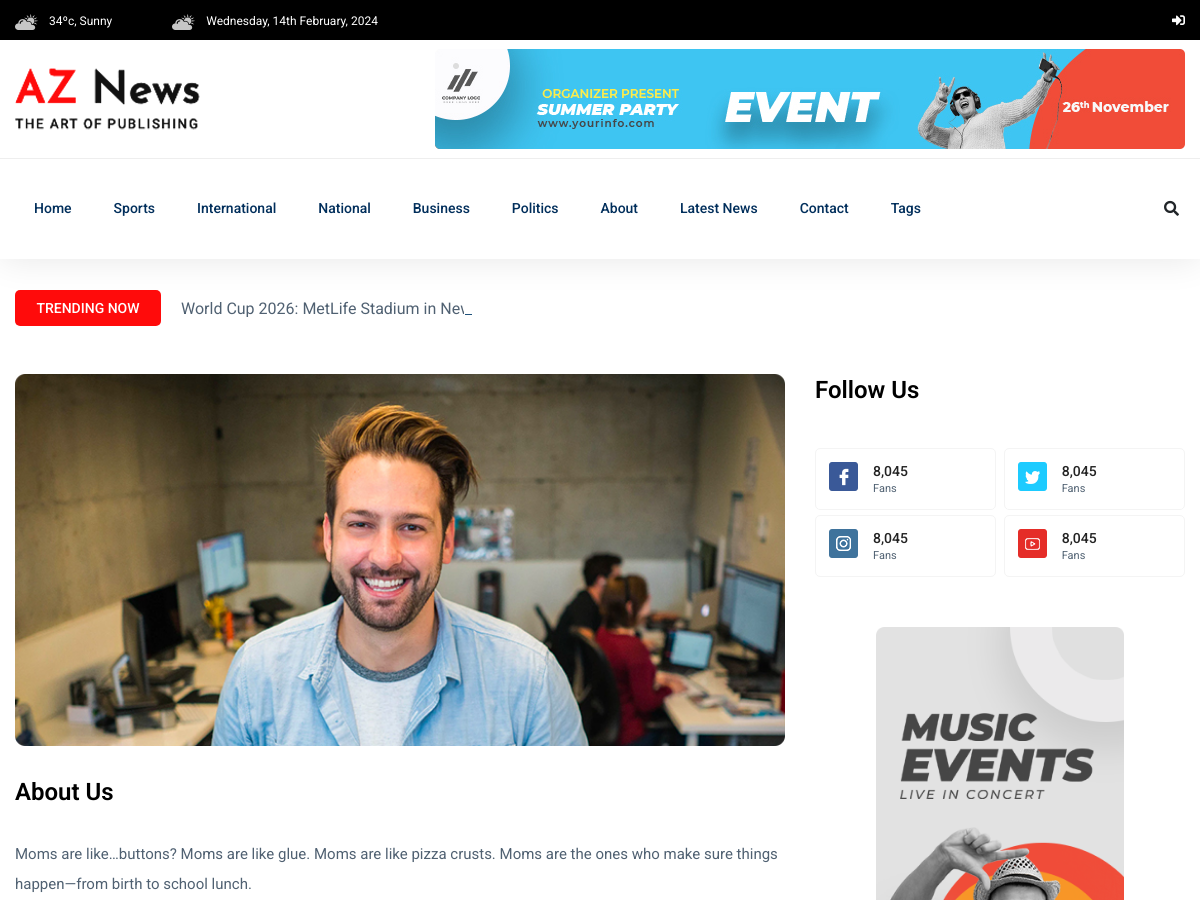
Page /about/ (upper part) on the earlier database version.
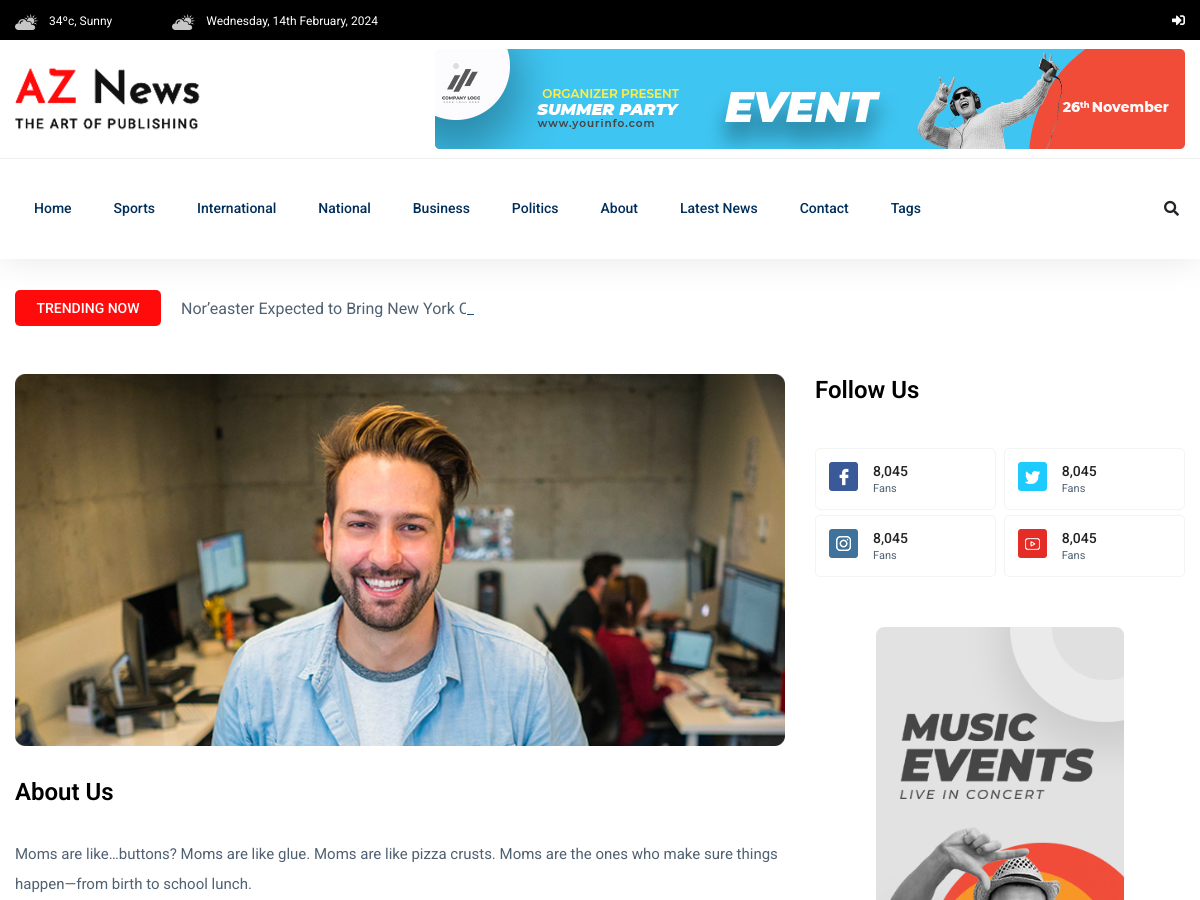
Same page on the later database version.
### newspaper/models.py (models this page shows, shortened)
class TimeStampModel(models.Model):
    created_at = models.DateTimeField(auto_now_add = True)
    updated_at = models.DateTimeField(auto_now = True)
    class Meta:
        abstract = True # Do not create table for this model

class Category(TimeStampModel):
    name = models.CharField(max_length = 20)

class Post(models.Model):
    STATUS_CHOICES = [
        ("active", "Active"),
        ("inactive", "Inactive"),
    ]
    title = models.CharField(max_length = 200)
    content = models.TextField()
    featured_image = models.ImageField(upload_to = "post_images/%Y/%m/%d", blank = False)
    author = models.ForeignKey("auth.User", on_delete = models.CASCADE)
    published_at = models.DateTimeField(null = True, blank = True)
    status = models.CharField(max_length = 20, choices = STATUS_CHOICES, default = "active")
    views_count = models.PositiveBigIntegerField(default = 0)
    created_at = models.DateTimeField(auto_now_add = True)
    updated_at = models.DateTimeField(auto_now = True)
    category = models.ForeignKey(Category, on_delete = models.CASCADE)
    tag = models.ManyToManyField(Tag)

### newspaper/views.py (the view)
# urls.py: path("about/", views.AboutView.as_view(), name="about"),
class AboutView(TemplateView):
    template_name = "aznews/about.html"

### newspaper/navigation.py (called while the page is built)
def navigation(request):
    categories = Category.objects.all()[:5]
    tags = Tag.objects.all()[:10]
    trending_posts = Post.objects.filter(
        status="active", published_at__isnull=False
    ).order_by("-published_at", "-views_count")[:5]
    return {
        "tags": tags,
        "categories": categories,
        "trending_posts": trending_posts,
    }

### templates/aznews/about.html (shortened to what the changed rows need)
{% extends "aznews/base.html" %}
{% load static %}
{% block content %}
    <main>
        <div class="about-area">
            <div class="container">
                {% include "aznews/main/trending/trending_title.html" %}
            </div>
        </div>
    </main>
{% endblock content %}

### templates/aznews/header/header.html (shortened to what the changed rows need)
{% load static %}
<header>
    <div class="header-area">
        <div class="main-header ">
            <div class="header-bottom header-sticky">
                <div class="container">
                    <div class="row align-items-center">
                        <div class="col-xl-10 col-lg-10 col-md-12 header-flex">
                            <div class="main-menu d-none d-md-block">
                                <nav>
                                    <ul id="navigation">
                                        {% for category in categories %}
                                            <li>
                                                <a href="{% url 'post-by-category' category.pk %}">{{ category.name }}</a>
                                            </li>
                                        {% endfor %}
                                    </ul>
                                </nav>
                            </div>
                        </div>
                    </div>
                </div>
            </div>
        </div>
    </div>
</header>

### templates/aznews/main/trending/trending_title.html
<div class="row">
    <div class="col-lg-12">
        <div class="trending-tittle">
            <strong>Trending now</strong>
            <div class="trending-animated">
                <ul id="js-news" class="js-hidden">
                    {% for trending_post in trending_posts %}
                        <li class="news-item">{{ trending_post.title }}</li>
                    {% endfor %}
                </ul>
            </div>
        </div>
    </div>
</div>

Differences in the rows shown:
no longer on this page (row edited): Post: title "World Cup 2026: MetLife Stadium in New…"
added Post: title "Nor’easter Expected to Bring New York City’s Heaviest Snow in Over 2 Years"
